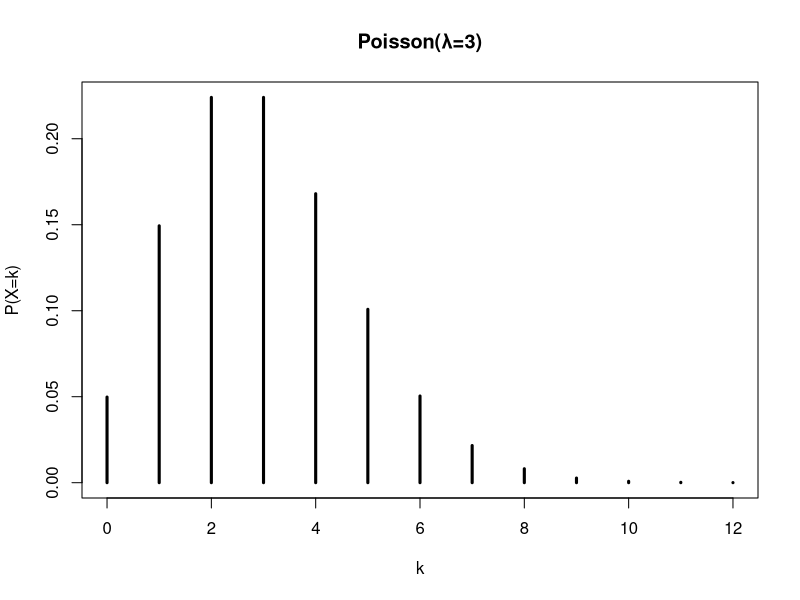
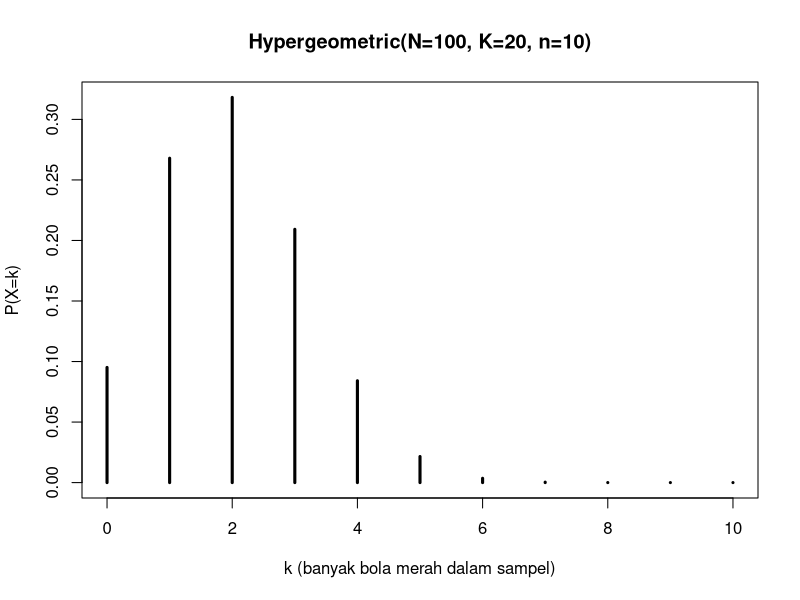
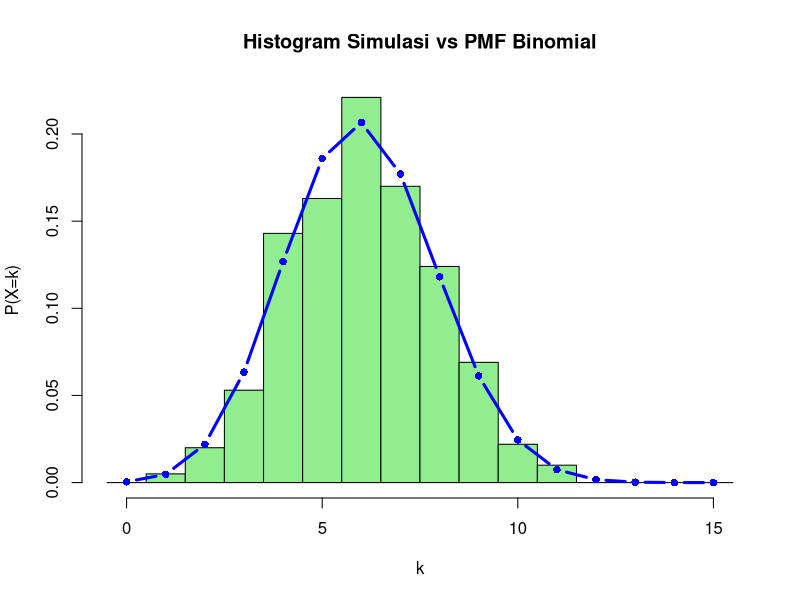

Generate these figures, in order, with R:
# No.1
# Parameter distribusi Poisson
lambda <- 3
x <- 0:12
# Menghitung P(X >= 5)
hasil <- 1 - ppois(4, lambda)

hasil

pmf <- dpois(x, lambda)
plot(x, pmf, type='h', lwd=3, main='Poisson(λ=3)', xlab='k', ylab='P(X=k)')

# No.2
# Parameter
N <- 100    # ukuran populasi
K <- 20     # jumlah bola merah
n <- 10     # ukuran sampel

# Domain k
k <- seq(from = max(0, n + K - N), to = min(n, K))

# PMF: P(X = k)
pmf <- dhyper(k, m = K, n = N - K, k = n)

data.frame(k = k, P = pmf)

# Plot PMF
plot(k, pmf, type = "h", lwd = 3,
     main = paste0("Hypergeometric(N=",N,", K=",K,", n=",n,")"),
     xlab = "k (banyak bola merah dalam sampel)",
     ylab = "P(X=k)")

# No.3
#Simulasikan 1.000 percobaan Binomial (n=15,p=0.4)
#dan bandingkan histogram hasil simulasi dengan PMF teoretis.
set.seed(2025)
n <- 15
p <- 0.4
simulai<- rbinom(1000, size=n, prob=p)  
hist(simulai, breaks = seq(-0.5, n + 0.5, by = 1), probability = TRUE,
     main = "Histogram Simulasi vs PMF Binomial", 
     xlab = "k", ylab = "P(X=k)", col = "lightgreen")
x <- 0:n
pmf <- dbinom(x, size = n, prob = p)
lines(x, pmf, type = "b", pch = 16, col = "blue", lwd = 3)
